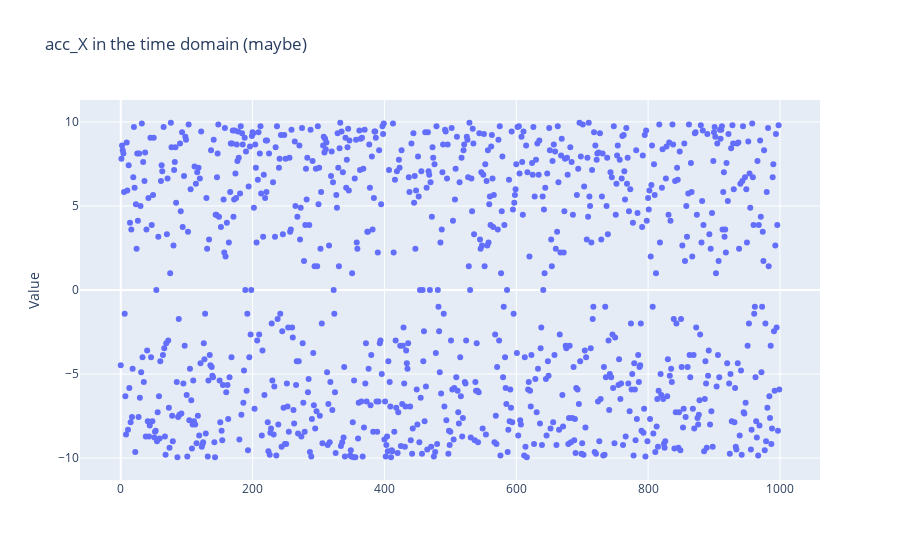

The code cell stored with this chart in its notebook:
### Code cell
fig = go.Figure()
fig.add_trace(go.Scatter(y=train_data.head(1000)['6'],
                    mode='markers',
                    name='acc_X'))
fig.update_layout(
    title="acc_X in the time domain (maybe)",
    yaxis_title="Value")
fig.show()

### Figure 1 — Plotly figure (JSON) as saved in the notebook; plotly's stock layout.template omitted (floating-point values rounded to 4 significant figures; data arrays with more than 128 entries replaced by an {"elided": "..."} marker saying what was removed)
{"data": [{"mode": "markers", "name": "acc_X", "type": "scatter", "y": {"elided": "1000 float values"}}], "layout": {"title": {"text": "acc_X in the time domain (maybe)"}, "yaxis": {"title": {"text": "Value"}}}}
